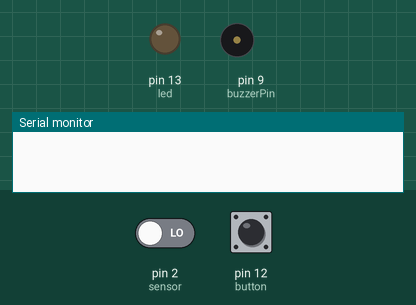
This sketch was run on a simulated Arduino Uno, built with avr-gcc and run on an emulated ATmega328P. On the bench: output pins drawn as LEDs (lit = HIGH), buzzer (waves = sounding), the last lines printed to the serial monitor. The test bench sets the inputs (shaded band); at power-on: pin 2 (sensor) LOW, pin 12 (button) LOW.

Above: at 1.2 s.
1.3 s: pin 2 (sensor) driven HIGH
At 1.8 s:
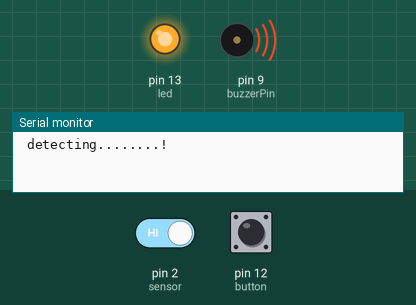
4.3 s: pin 12 (button) pulled HIGH for 1 s
At 4.6 s:
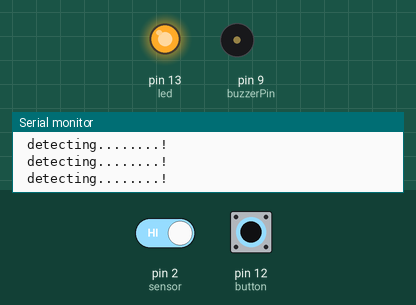
6.8 s: pin 2 (sensor) driven LOW
At 7.8 s:
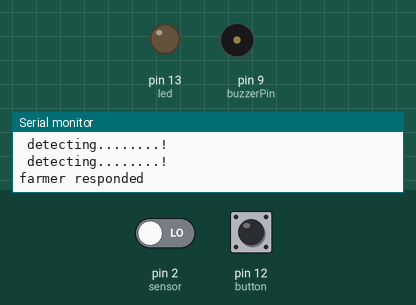
Timing chart, 0 to 9.8 s (numbered marks = the images above; inputs shaded):
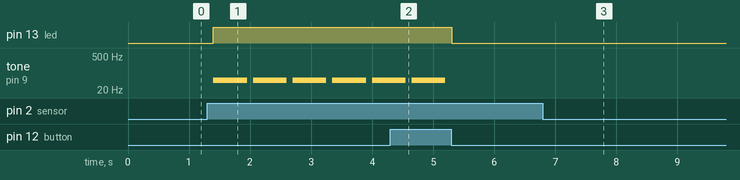

The sketch:

deterrant.ino
```cpp
int buzzerPin = 9;   //initialize buzzer
int led = 13;                // the pin that the LED is atteched to
int sensor = 2;              // the pin that the sensor is atteched to
int state = LOW;             // by default, no motion detected
int val = 0;                 // variable to store the sensor status (value)
int button = 12;
int buttonVal = 0;

void setup() {
  pinMode(led, OUTPUT);      // initalize LED as an output
  pinMode(button, INPUT);      // initalize LED as an output
  pinMode(sensor, INPUT);    // initialize button as an input
  pinMode(buzzerPin, OUTPUT); //addigning pin to Output mode
  Serial.begin(9600);        // initialize serial
}

void loop(){
  val = digitalRead(sensor);   // read sensor value
  buttonVal = digitalRead(button);

  if (val == HIGH) {           // check if the sensor is HIGH
    digitalWrite(led, HIGH);   // turn LED ON
    Serial.println(" detecting........!");
    tone(buzzerPin, 50);
    delay(550);
    noTone(buzzerPin);
    delay(100);   // delay 100 milliseconds

    if (state == LOW) {
      Serial.println("Motion detected!");
      state = HIGH;       // update variable state to HIGH
    }
    if (buttonVal == HIGH){
      digitalWrite(led, LOW);   // turn LED ON
      Serial.print("farmer responded\n");
      delay(5000); // delay for 5 secs and continues buzzing
      tone(buzzerPin, 0); //buzzer stops
    }
  }
  else {
      digitalWrite(led, LOW); // turn LED OFF
      delay(200);             // delay 200 milliseconds

      if (state == HIGH){
        Serial.println("Motion stopped!");
         digitalWrite(led, LOW);   // turn LED ON
        state = LOW;       // update variable state to LOW
    }
  }
}
```

Measured:
- after the input at 1.3 s, pin 13 (led): LOW → HIGH after 0.10 s; tone on pin 9 (buzzerPin): alternates 50 Hz for 0.55 s and silent for 0.10 s, starting after 0.10 s
- after the input at 4.3 s, pin 13 (led): HIGH → LOW after 1.0 s; tone on pin 9 (buzzerPin): goes on until 5.2 s, then stays silent
- after the input at 6.8 s, pin 13 (led): stays LOW (without the input it goes to HIGH after 3.5 s); tone on pin 9 (buzzerPin): stops changing and stays silent
